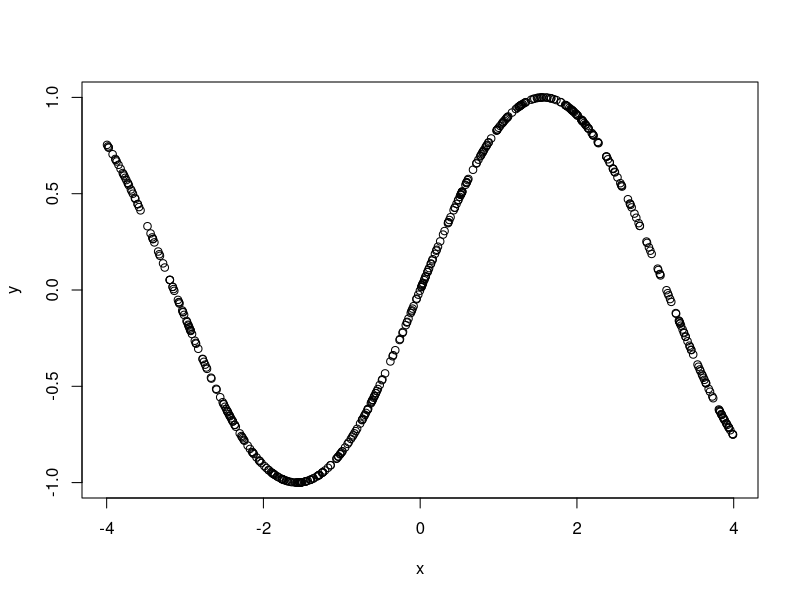
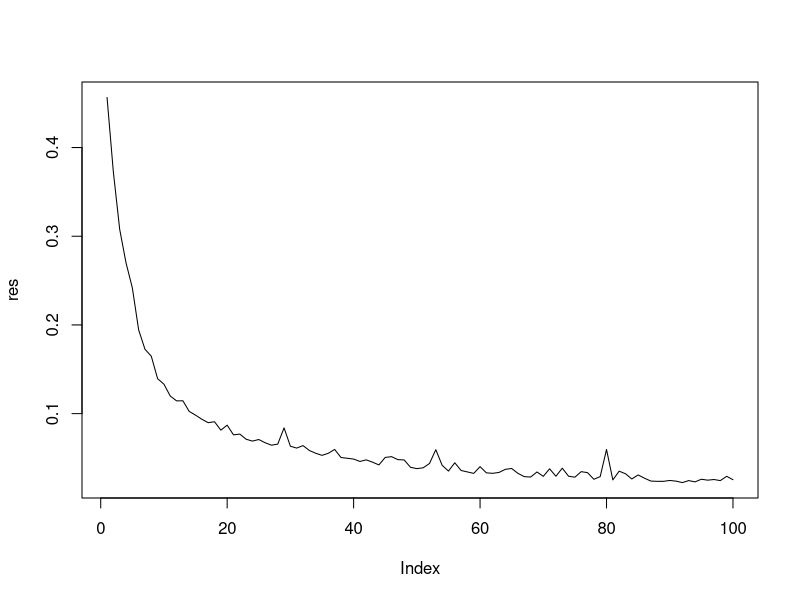
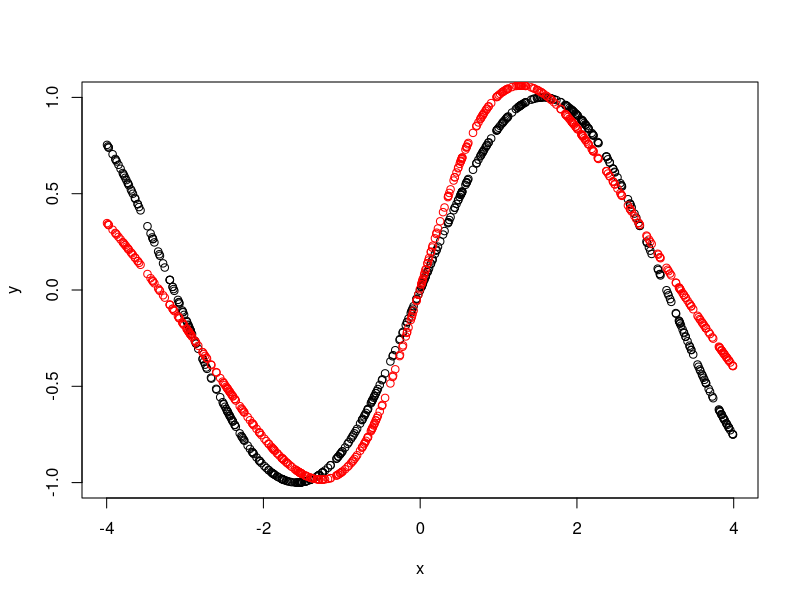
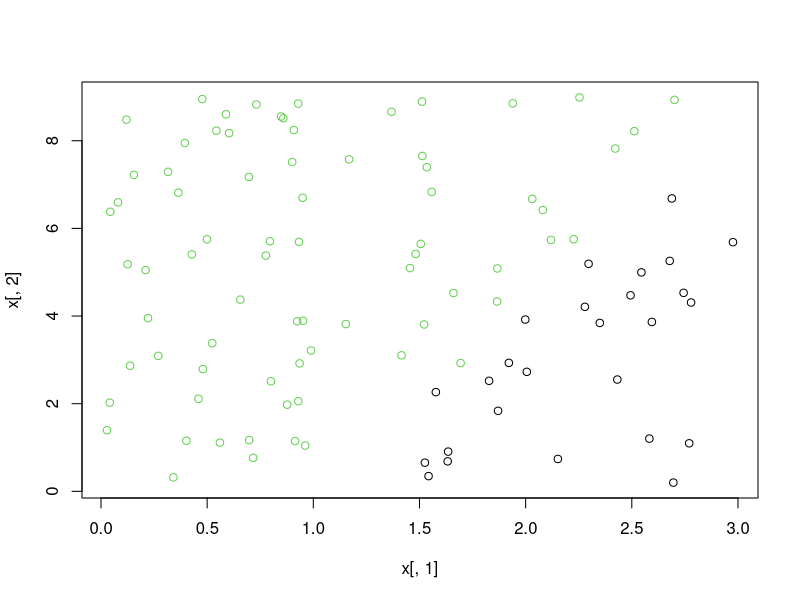
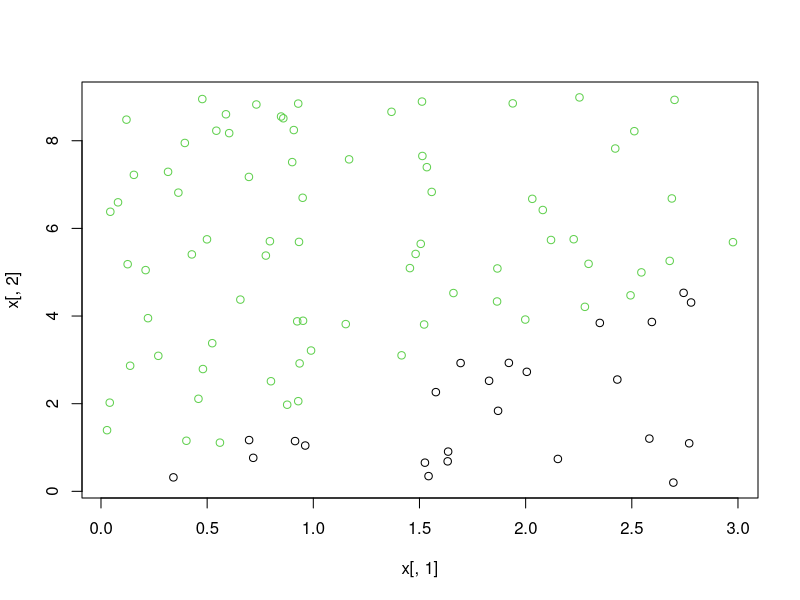
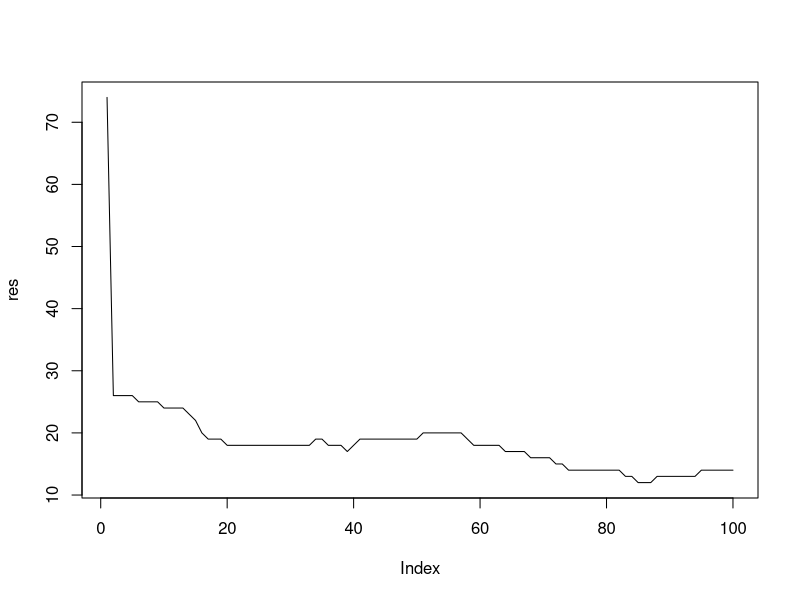

The R source for these figures, in order:
# exercise 1 - 5 p
# 3 p for implementation
# 1 p if it runs correctly
# 1 p for answering the question correctly
# lines corresponding to dropout implementation are marked with ###, the rest of the code was provided in the exam

set.seed(1234)

# produce the training data in dat

x <- runif(500,-4,4)
y <- sin(x)
dat <- cbind(x,y)
plot(dat)

gamma <- 0.01
r <- 1 ### dropout rate 1-r

h <- function(z){
  
  # activation function (sigmoid)
  
  return(1/(1+exp(-z)))
}

hprime <- function(z){
  
  # derivative of the activation function (sigmoid)
  
  return(h(z) * (1 - h(z)))
}

yhat <- function(x){

  # prediction for point x
  
q0 <- x
z1 <- w1 %*% q0 + b1
q1 <- as.matrix(apply(z1,1,h), nrow = 2, ncol = 1)
z2 <- w2 %*% q1 + b2
return(z2)
}

yhat2 <- function(x){
  
  ### final prediction for point x (it involves r)
  
  q0 <- x
  z1 <- (r*w1) %*% q0 + b1
  q1 <- as.matrix(apply(z1,1,h), nrow = 2, ncol = 1)
  z2 <- (r*w2) %*% q1 + b2
  return(z2)
}

MSE <- function(){
  
  # mean squared error
  
  res <- NULL
  for(i in 1:nrow(dat)){
    res <- c(res,(dat[i,2] - yhat(dat[i,1])) ^ 2)
    }
  return(mean(res))
}

# initialize parameters

w1 <- matrix(runif(2,-.1,.1), nrow = 2, ncol = 1)
b1 <- matrix(runif(2,-.1,.1), nrow = 2, ncol = 1)

w2 <- matrix(runif(2,-.1,.1), nrow = 1, ncol = 2)
b2 <- matrix(runif(1,-.1,.1), nrow = 1, ncol = 1)

res <- NULL
for(i in 1:100000){
  if(i %% 1000 == 0){
    res <- c(res,MSE())
  }
  
  # forward propagation
  
  j <- sample(1:nrow(dat),1)
  q0 <- dat[j,1]
  m0 <- sample(c(0,1),1,replace = TRUE, c(1-r,r)) ### drop input unit
  z1 <- w1 %*% (q0*m0) + b1
  q1 <- as.matrix(apply(z1,1,h), nrow = 2, ncol = 1)
  m1 <- sample(c(0,1),2,replace = TRUE, c(1-r,r)) ### drop hidden units
  z2 <- w2 %*% (q1*m1) + b2
  
  # backward propagation
  
  dz2 <- - 2 * (dat[j,2] - z2)
  dq1 <- t(w2) %*% dz2
  dz1 <- dq1 * hprime(z1)
  dw2 <- dz2 %*% t(q1)
  db2 <- dz2
  dw1 <- dz1 %*% t(q0)
  db1 <- dz1
  
  # parameter updating
  
  w2 <- w2 - (gamma * dw2 * m1) ### update non-dropped hidden units
  b2 <- b2 - gamma * db2
  w1 <- w1 - (gamma * dw1 * c(m0,m0) * m1) ### update non-dropped hidden units
  b1 <- b1 - gamma * db1
}
plot(res, type = "l")

plot(dat)
points(dat[,1],lapply(dat[,1],yhat2),col="red") ### apply final prediction

# Lower r value implies larger regularization and, thus, worse fit of the training data. The ultimate goal of dropout is
# to get a better fit of the test data (i.e., low generalization error). However, this is too simple an example to observe it.

# exercise 2 - 5 p
# 3 p for implementation
# 1 p if it runs correctly
# 1 p for answering the question correctly

set.seed(1234)

x <- array(NA, dim = c(100,2))
t <- array(NA, dim = c(100))
x[,1] <- runif(100,0,3)
x[,2] <- runif(100,0,9)
t <- ifelse(x[,2]<(x[,1])^2,-1,1)
plot(x[,1],x[,2],col=t+2)

w <- c(0,0)
alpha <- 0.0001

res <- NULL
for(i in 1:100){
  res <- c(res,sum(t != (2 * ((w %*% t(x[,1:2]))>0) - 1))) # note that t is both class label and transpose operation :-(
  
  w[1] <- w[1] + alpha * sum((t - w %*% t(x[,1:2])) * x[,1])
  w[2] <- w[2] + alpha * sum((t - w %*% t(x[,1:2])) * x[,2])
}

plot(x[,1],x[,2],col=(2 * ((w %*% t(x[,1:2]))>0) - 1)+2)
plot(res, type = "l")

# It works for linearly separable datasets. If the true label is larger than the prediction, then the weights get
# increased for positive input values and decreased for negative input values. The opposite when the true label is smaller.